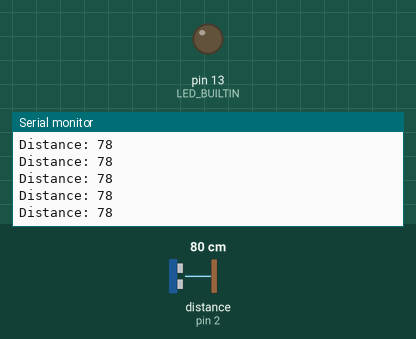
A sketch run on a simulated Arduino Uno, built with avr-gcc and run on an emulated ATmega328P. Parts: output pins drawn as LEDs (lit = HIGH), the last lines printed to the serial monitor. Wiring (inferred from the names in the program): ultrasonic range finder: trigger pin 3; echo pin 2. Inputs (shaded band) come from the test bench; at power-on: distance to the obstacle (sensor on pin 2) 80 cm. The echo pulse lasts 58.3 µs per cm; pins used as bus, display or sensor lines are not drawn.

Above: at 1.2 s.
1.3 s: distance to the obstacle (sensor on pin 2) set to 2 cm
At 1.38 s:
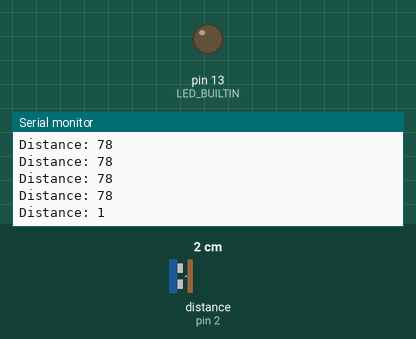
4.3 s: distance to the obstacle (sensor on pin 2) set to 250 cm
At 4.41 s:
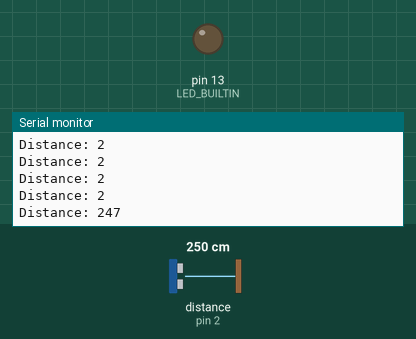
Timing chart, 0 to 7.3 s (numbered marks = the images above; inputs shaded):
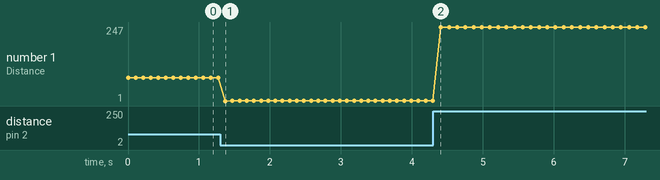

The sketch:

UltrasonicSensor.ino
```cpp
//Define variables for trig and echo as const int
const int trig_pin = 3;
const int echo_pin = 2;
void setup(){
pinMode(trig_pin, OUTPUT);
pinMode(echo_pin, INPUT);
pinMode(LED_BUILTIN, OUTPUT);
Serial.begin(9600); // starts the serial communication
}
void loop(){
  digitalWrite(trig_pin, LOW); // Clears the trigPin
  delayMicroseconds(2);  //wait 2 microseconds

   // This will send a pulse 10 microsecond
  digitalWrite(trig_pin, HIGH); // Sets the trigPin on HIGH state
  delayMicroseconds(10); // wait for 10 microseconds
  digitalWrite(trig_pin, LOW); // sets the trigPin to LOW

  long duration = pulseIn(echo_pin, HIGH); // Reads the echoPin, returns the sound wave travel time in micros

  long distance = duration * 0.034 / 2; // Calculating the distance

  // Prints the distance on the Serial Monitor
  Serial.print("Distance: ");
  Serial.println(distance);

  delay(100);

}
```

Measured:
- after the input at 1.3 s, the serial monitor: prints a new line after 0.07 s (image 1)
- after the input at 4.3 s, the serial monitor: prints a new line after 0.11 s (image 2)
- plotted number 1: 78 → 2 after the input at 1.3 s, 2 → 247 after the input at 4.3 s
